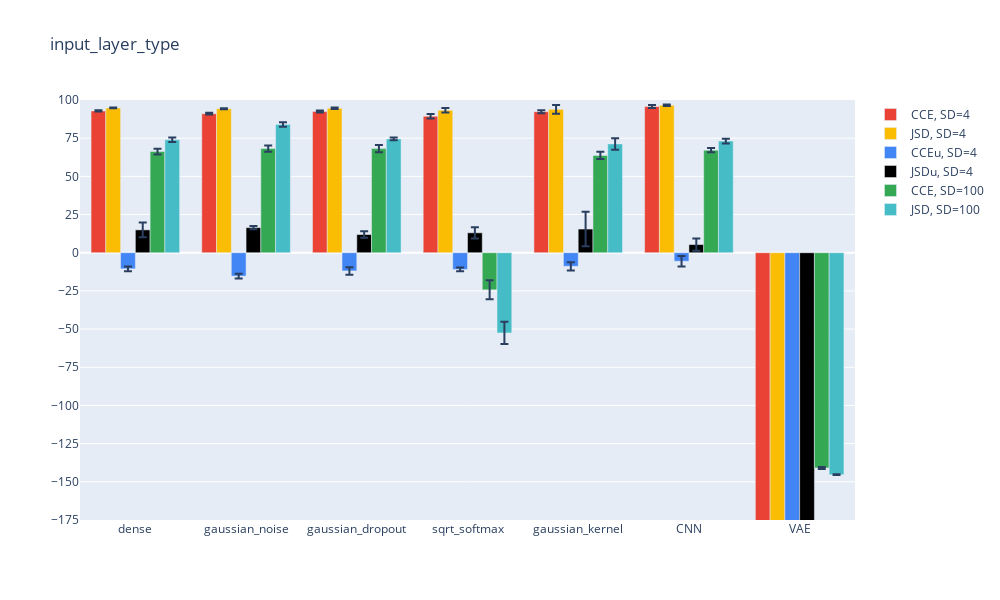

Notebook source saved alongside this figure:
### Code cell
plot_vals(2)
plt.savefig("pictures/results_fig_2.svg")

### Figure 1 — Plotly figure (JSON) as saved in the notebook; plotly's stock layout.template omitted (floating-point values rounded to 4 significant figures)
{"data": [{"error_y": {"array": [0.4263, 0.574, 0.6797, 1.489, 0.976, 0.9792, 16.02]}, "marker": {"color": "#EA4335"}, "name": "CCE, SD=4", "type": "bar", "x": ["dense", "gaussian_noise", "gaussian_dropout", "sqrt_softmax", "gaussian_kernel", "CNN", "VAE"], "y": [92.85, 91.01, 92.43, 89.35, 92.36, 95.75, -509.8]}, {"error_y": {"array": [0.2397, 0.3421, 0.4818, 1.494, 2.928, 0.5432, 23.44]}, "marker": {"color": "#FBBC04"}, "name": "JSD, SD=4", "type": "bar", "x": ["dense", "gaussian_noise", "gaussian_dropout", "sqrt_softmax", "gaussian_kernel", "CNN", "VAE"], "y": [94.8, 94.3, 94.62, 93.24, 93.88, 96.57, -617.4]}, {"error_y": {"array": [1.572, 1.498, 2.465, 1.218, 2.692, 3.428, 10.57]}, "marker": {"color": "#4285F4"}, "name": "CCEu, SD=4", "type": "bar", "x": ["dense", "gaussian_noise", "gaussian_dropout", "sqrt_softmax", "gaussian_kernel", "CNN", "VAE"], "y": [-10.55, -15.3, -11.91, -10.92, -8.865, -5.569, -539.8]}, {"error_y": {"array": [4.802, 1.1, 2.163, 3.688, 11.32, 3.993, 4.145]}, "marker": {"color": "#000000"}, "name": "JSDu, SD=4", "type": "bar", "x": ["dense", "gaussian_noise", "gaussian_dropout", "sqrt_softmax", "gaussian_kernel", "CNN", "VAE"], "y": [14.96, 16.43, 11.9, 13.05, 15.5, 5.332, -660.9]}, {"error_y": {"array": [1.931, 2.067, 2.394, 6.227, 2.372, 1.419, 0.6404]}, "marker": {"color": "#34A853"}, "name": "CCE, SD=100", "type": "bar", "x": ["dense", "gaussian_noise", "gaussian_dropout", "sqrt_softmax", "gaussian_kernel", "CNN", "VAE"], "y": [66.23, 68.22, 68.18, -24.3, 63.73, 67.18, -140.9]}, {"error_y": {"array": [1.429, 1.465, 0.8757, 7.276, 3.748, 1.625, 0.2507]}, "marker": {"color": "#46BDC6"}, "name": "JSD, SD=100", "type": "bar", "x": ["dense", "gaussian_noise", "gaussian_dropout", "sqrt_softmax", "gaussian_kernel", "CNN", "VAE"], "y": [73.95, 84.03, 74.55, -52.5, 71.25, 73.08, -145.3]}], "layout": {"height": 600, "title": {"text": "input_layer_type"}, "width": 1000, "yaxis": {"dtick": 25, "range": [-175, 100], "tick0": 0}}}
